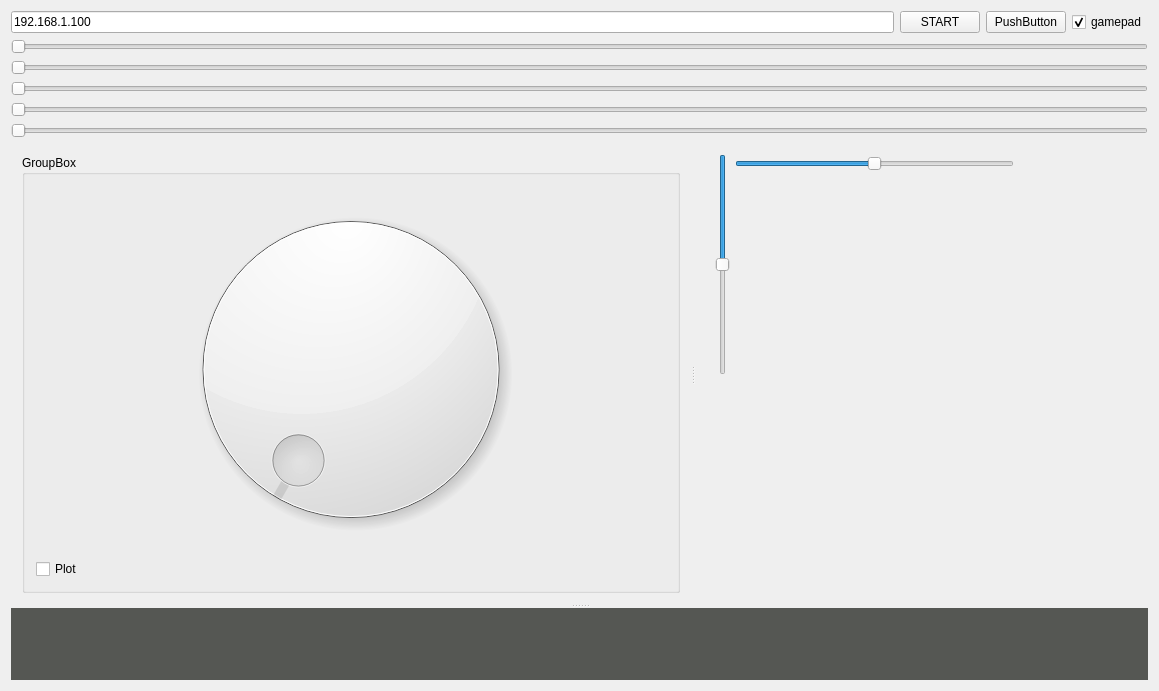
<?xml version="1.0" encoding="UTF-8"?>
<ui version="4.0">
 <class>MainWindow</class>
 <widget class="QMainWindow" name="MainWindow">
  <property name="geometry">
   <rect>
    <x>0</x>
    <y>0</y>
    <width>1159</width>
    <height>691</height>
   </rect>
  </property>
  <property name="windowTitle">
   <string>MainWindow</string>
  </property>
  <widget class="QWidget" name="centralWidget">
   <layout class="QGridLayout" name="gridLayout_2">
    <item row="3" column="0">
     <widget class="QSplitter" name="splitter_2">
      <property name="orientation">
       <enum>Qt::Vertical</enum>
      </property>
      <widget class="QSplitter" name="splitter">
       <property name="orientation">
        <enum>Qt::Horizontal</enum>
       </property>
       <widget class="QWidget" name="layoutWidget">
        <layout class="QGridLayout" name="gridLayout">
         <item row="0" column="0">
          <widget class="QGroupBox" name="groupBox">
           <property name="title">
            <string>GroupBox</string>
           </property>
           <layout class="QVBoxLayout" name="verticalLayout">
            <item>
             <widget class="QDial" name="dial">
              <property name="minimum">
               <number>1</number>
              </property>
              <property name="maximum">
               <number>10</number>
              </property>
             </widget>
            </item>
            <item>
             <widget class="QCheckBox" name="checkBox_Plot">
              <property name="text">
               <string>Plot</string>
              </property>
             </widget>
            </item>
           </layout>
          </widget>
         </item>
        </layout>
       </widget>
       <widget class="GLWidget2" name="widget_gl" native="true">
        <widget class="QSlider" name="horizontalSliderY">
         <property name="geometry">
          <rect>
           <x>20</x>
           <y>10</y>
           <width>16</width>
           <height>221</height>
          </rect>
         </property>
         <property name="maximumSize">
          <size>
           <width>16777215</width>
           <height>477</height>
          </size>
         </property>
         <property name="minimum">
          <number>-32768</number>
         </property>
         <property name="maximum">
          <number>32768</number>
         </property>
         <property name="orientation">
          <enum>Qt::Vertical</enum>
         </property>
         <property name="invertedAppearance">
          <bool>true</bool>
         </property>
         <property name="invertedControls">
          <bool>false</bool>
         </property>
        </widget>
        <widget class="QSlider" name="horizontalSliderX">
         <property name="geometry">
          <rect>
           <x>40</x>
           <y>10</y>
           <width>279</width>
           <height>20</height>
          </rect>
         </property>
         <property name="minimumSize">
          <size>
           <width>279</width>
           <height>15</height>
          </size>
         </property>
         <property name="minimum">
          <number>-32768</number>
         </property>
         <property name="maximum">
          <number>32768</number>
         </property>
         <property name="orientation">
          <enum>Qt::Horizontal</enum>
         </property>
        </widget>
       </widget>
      </widget>
      <widget class="QCustomPlot" name="customPlot" native="true">
       <property name="styleSheet">
        <string notr="true">background-color: rgb(85, 87, 83);</string>
       </property>
      </widget>
     </widget>
    </item>
    <item row="0" column="0">
     <layout class="QHBoxLayout" name="horizontalLayout">
      <item>
       <widget class="QLineEdit" name="lineEdit">
        <property name="minimumSize">
         <size>
          <width>0</width>
          <height>20</height>
         </size>
        </property>
        <property name="text">
         <string>192.168.1.100</string>
        </property>
       </widget>
      </item>
      <item>
       <widget class="QPushButton" name="pushButton_OnOFF">
        <property name="text">
         <string>START</string>
        </property>
       </widget>
      </item>
      <item>
       <widget class="QPushButton" name="pushButton">
        <property name="text">
         <string>PushButton</string>
        </property>
       </widget>
      </item>
      <item>
       <widget class="QCheckBox" name="checkGamepad">
        <property name="text">
         <string>gamepad</string>
        </property>
        <property name="checked">
         <bool>true</bool>
        </property>
       </widget>
      </item>
     </layout>
    </item>
    <item row="1" column="0">
     <layout class="QVBoxLayout" name="verticalLayout_2">
      <item>
       <widget class="QSlider" name="horizontalSlider_KP">
        <property name="minimum">
         <number>1</number>
        </property>
        <property name="maximum">
         <number>500</number>
        </property>
        <property name="orientation">
         <enum>Qt::Horizontal</enum>
        </property>
       </widget>
      </item>
      <item>
       <widget class="QSlider" name="horizontalSlider_KD">
        <property name="maximum">
         <number>100</number>
        </property>
        <property name="orientation">
         <enum>Qt::Horizontal</enum>
        </property>
       </widget>
      </item>
      <item>
       <widget class="QSlider" name="horizontalSlider_KI">
        <property name="maximum">
         <number>10000</number>
        </property>
        <property name="orientation">
         <enum>Qt::Horizontal</enum>
        </property>
       </widget>
      </item>
      <item>
       <widget class="QSlider" name="horizontalSlider_KF">
        <property name="maximum">
         <number>100</number>
        </property>
        <property name="orientation">
         <enum>Qt::Horizontal</enum>
        </property>
       </widget>
      </item>
     </layout>
    </item>
    <item row="2" column="0">
     <widget class="QSlider" name="horizontalSlider_KT">
      <property name="maximum">
       <number>250</number>
      </property>
      <property name="orientation">
       <enum>Qt::Horizontal</enum>
      </property>
     </widget>
    </item>
   </layout>
  </widget>
 </widget>
 <layoutdefault spacing="6" margin="11"/>
 <customwidgets>
  <customwidget>
   <class>GLWidget2</class>
   <extends>QWidget</extends>
   <header>GLWidget.h</header>
   <container>1</container>
  </customwidget>
  <customwidget>
   <class>QCustomPlot</class>
   <extends>QWidget</extends>
   <header>qcustomplot.h</header>
   <container>1</container>
  </customwidget>
 </customwidgets>
 <resources/>
 <connections/>
</ui>
